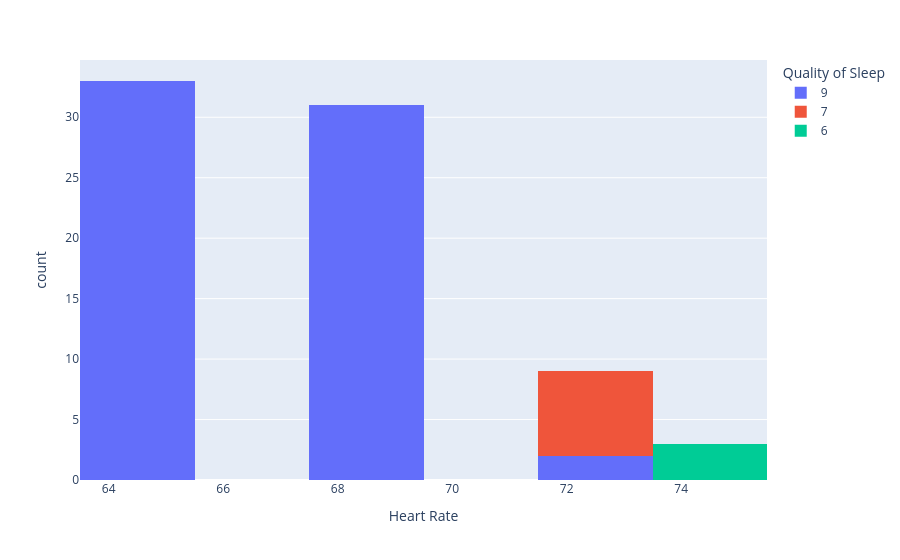

The notebook cell this image was saved under:
### Code cell
px.histogram(
    df[df["Age"] > 50],
    x="Heart Rate",
    color="Quality of Sleep"
)

# 全員正常な心拍数である

### Figure 1 — Plotly figure (JSON) as saved in the notebook; plotly's stock layout.template omitted (floating-point values rounded to 4 significant figures)
{"data": [{"bingroup": "x", "hovertemplate": "Quality of Sleep=9<br>Heart Rate=%{x}<br>count=%{y}<extra></extra>", "legendgroup": "9", "marker": {"color": "#636efa", "pattern": {"shape": ""}}, "name": "9", "orientation": "v", "showlegend": true, "type": "histogram", "x": [65, 65, 65, 65, 65, 65, 65, 65, 65, 65, 65, 65, 65, 65, 65, 65, 65, 65, 65, 65, 65, 65, 65, 65, 65, 65, 65, 65, 65, 65, 65, 72, 72, 65, 65, 68, 68, 68, 68, 68, 68, 68, 68, 68, 68, 68, 68, 68, 68, 68, 68, 68, 68, 68, 68, 68, 68, 68, 68, 68, 68, 68, 68, 68, 68, 68], "xaxis": "x", "yaxis": "y"}, {"bingroup": "x", "hovertemplate": "Quality of Sleep=7<br>Heart Rate=%{x}<br>count=%{y}<extra></extra>", "legendgroup": "7", "marker": {"color": "#EF553B", "pattern": {"shape": ""}}, "name": "7", "orientation": "v", "showlegend": true, "type": "histogram", "x": [72, 72, 72, 72, 72, 72, 72], "xaxis": "x", "yaxis": "y"}, {"bingroup": "x", "hovertemplate": "Quality of Sleep=6<br>Heart Rate=%{x}<br>count=%{y}<extra></extra>", "legendgroup": "6", "marker": {"color": "#00cc96", "pattern": {"shape": ""}}, "name": "6", "orientation": "v", "showlegend": true, "type": "histogram", "x": [75, 75, 75], "xaxis": "x", "yaxis": "y"}], "layout": {"barmode": "relative", "legend": {"title": {"text": "Quality of Sleep"}, "tracegroupgap": 0}, "margin": {"t": 60}, "xaxis": {"anchor": "y", "domain": [0, 1], "title": {"text": "Heart Rate"}}, "yaxis": {"anchor": "x", "domain": [0, 1], "title": {"text": "count"}}}}
